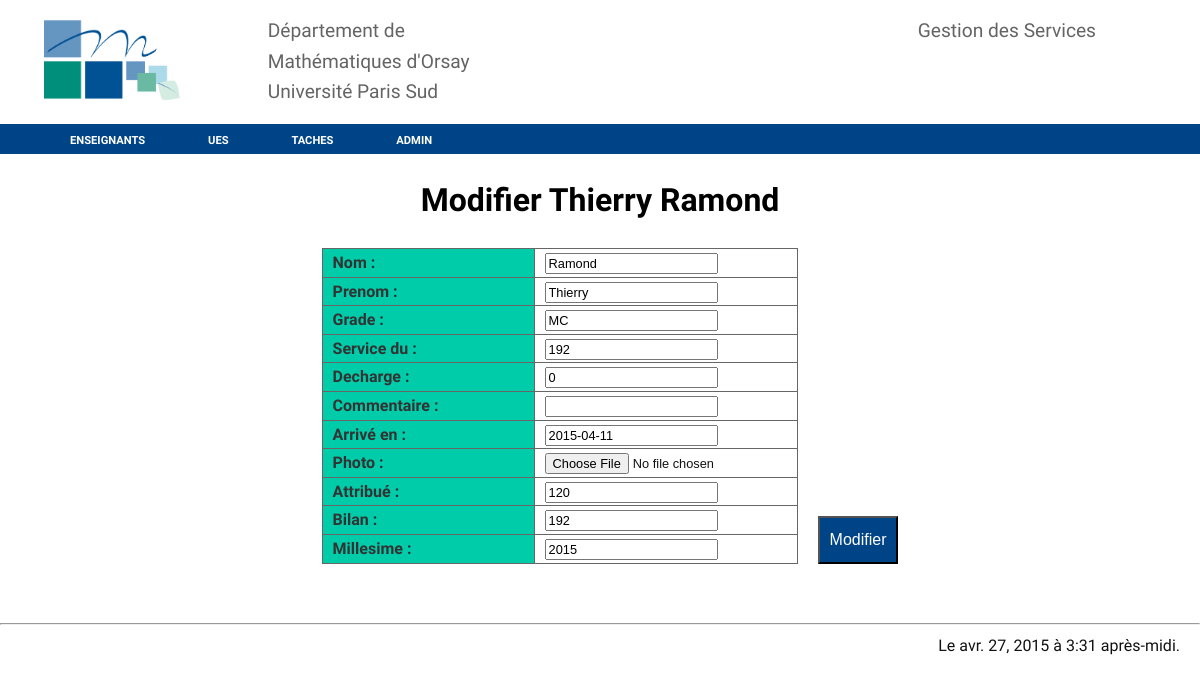
The app's page /enseignant/update/3, older data.
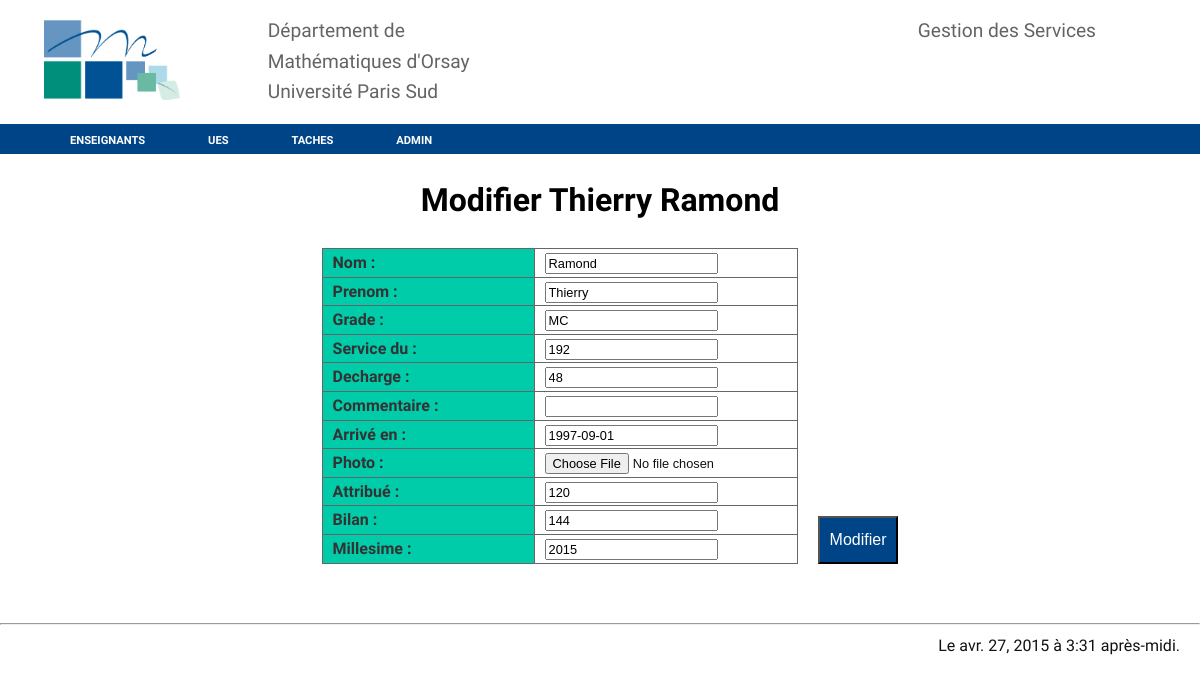
The same page, newer data.
### services/models.py (models this page shows, shortened)
class Enseignant(models.Model):
    nom = models.CharField(max_length = 100)
    prenom = models.CharField(max_length = 100)
    grade = models.CharField(max_length = 100)
    service_du = models.IntegerField (default = 192)
    decharge = models.IntegerField (default = 0)
    commentaire = models.CharField(max_length = 255, blank= True)
    arrivé_en = models.DateField(default='2000-09-01')
    photo = models.ImageField(blank=True)
    attribué = models.IntegerField (default = 0)
    bilan = models.IntegerField (default = 0)
    millesime = models.IntegerField (default = timezone.now().year)
    class Meta():
        unique_together = ("nom", "prenom", "millesime")
    def __str__(self):
        return ('{1} {0}'.format(self.nom, self.prenom))

### services/views.py (the view, shortened to what this page needs)
# urls.py: url(r'^enseignant/update/(?P<pk>\d+)$', views.UpdateEnseignantView.as_view(), name='enseignant-edit'),
class UpdateEnseignantView(UpdateView):
    model = Enseignant
    template_name = 'enseignant_edit.html'
    form_class = forms.EnseignantForm
    def get_context_data(self, **kwargs):
        context = super(UpdateEnseignantView, self).get_context_data(**kwargs)
        context['action'] = reverse('enseignant-edit', kwargs={'pk': self.get_object().id})
        context['datetime'] = timezone.now()
        return context

### services/forms.py
class EnseignantForm(forms.ModelForm):
    class Meta:
        model = Enseignant
        exclude = ()

### services/templates/enseignant_edit.html (shortened to what this page needs)
{% extends "base.html" %}
{% block content %}
{% if enseignant.id %}
<h1>Modifier {{enseignant}}</h1>
{% else %}
<h1>Nouvel Enseignant</h1>
{% endif %}
<form action="{{ action }}" method="POST">
<table>
{{form.as_table}}
</table>
{% if enseignant.id %}
<input id="save_enseignant" type="submit" value="Modifier" />
{% else %}
<input id="save_enseignant" type="submit" value="Créer" />
{% endif %}
</form>
{% endblock %}

Row changes from the older to the newer data that the page shows:
changed Enseignant "Thierry Ramond": decharge "0" → "48"; arrivé_en "2015-04-11" → "1997-09-01"; bilan "192" → "144"
